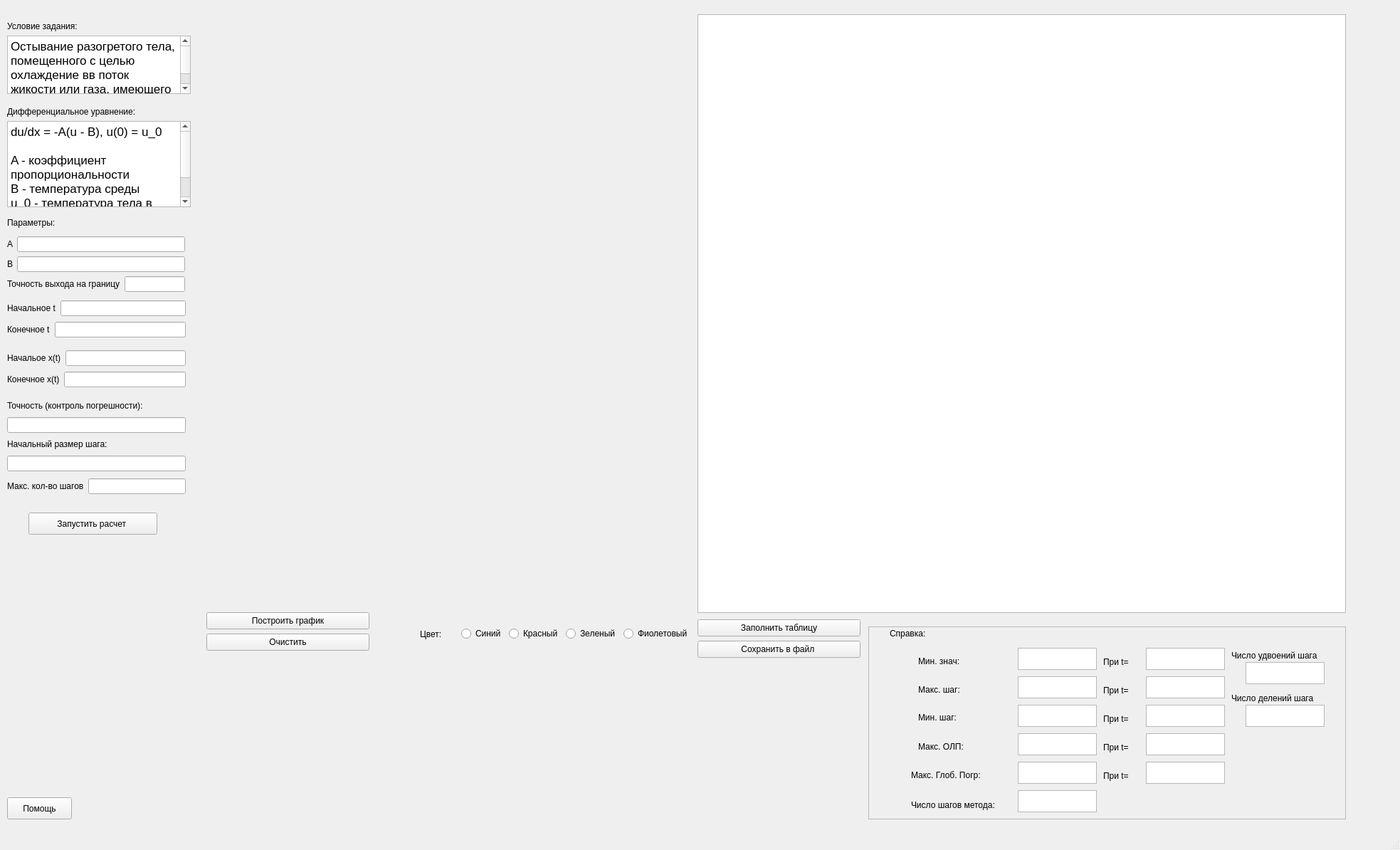
<?xml version="1.0" encoding="UTF-8"?>
<ui version="4.0">
 <class>MainWindow</class>
 <widget class="QMainWindow" name="MainWindow">
  <property name="geometry">
   <rect>
    <x>0</x>
    <y>0</y>
    <width>1967</width>
    <height>1194</height>
   </rect>
  </property>
  <property name="tabletTracking">
   <bool>false</bool>
  </property>
  <property name="windowTitle">
   <string></string>
  </property>
  <property name="autoFillBackground">
   <bool>false</bool>
  </property>
  <property name="styleSheet">
   <string notr="true"/>
  </property>
  <widget class="QWidget" name="centralwidget">
   <widget class="QWidget" name="verticalLayoutWidget_2">
    <property name="geometry">
     <rect>
      <x>10</x>
      <y>560</y>
      <width>251</width>
      <height>102</height>
     </rect>
    </property>
    <layout class="QVBoxLayout" name="verticalLayout_2">
     <item>
      <widget class="QLabel" name="label">
       <property name="styleSheet">
        <string notr="true">font: 9pt &quot;FiraCode Nerd Font Propo&quot;;
color:rgb(0, 0, 0);
color-bg:rgb(255,255,255)</string>
       </property>
       <property name="text">
        <string>Точность (контроль погрешности):</string>
       </property>
      </widget>
     </item>
     <item>
      <widget class="QLineEdit" name="lineEdit_precision">
       <property name="styleSheet">
        <string notr="true">font: 9pt &quot;FiraCode Nerd Font Propo&quot;;</string>
       </property>
      </widget>
     </item>
     <item>
      <widget class="QLabel" name="label_2">
       <property name="styleSheet">
        <string notr="true">font: 9pt &quot;FiraCode Nerd Font Propo&quot;;
color:rgb(0, 0, 0);
color-bg:rgb(255,255,255)</string>
       </property>
       <property name="text">
        <string>Начальный размер шага:</string>
       </property>
      </widget>
     </item>
     <item>
      <widget class="QLineEdit" name="lineEdit_step">
       <property name="styleSheet">
        <string notr="true">font: 9pt &quot;FiraCode Nerd Font Propo&quot;;</string>
       </property>
      </widget>
     </item>
    </layout>
   </widget>
   <widget class="QCustomPlot" name="plot" native="true">
    <property name="geometry">
     <rect>
      <x>270</x>
      <y>20</y>
      <width>701</width>
      <height>831</height>
     </rect>
    </property>
    <property name="styleSheet">
     <string notr="true">font: 9pt &quot;FiraCode Nerd Font Propo&quot;;
color:rgb(0, 0, 0);</string>
    </property>
   </widget>
   <widget class="QWidget" name="horizontalLayoutWidget">
    <property name="geometry">
     <rect>
      <x>590</x>
      <y>870</y>
      <width>381</width>
      <height>41</height>
     </rect>
    </property>
    <layout class="QHBoxLayout" name="horizontalLayout">
     <item>
      <widget class="QLabel" name="label_4">
       <property name="styleSheet">
        <string notr="true">font: 9pt &quot;FiraCode Nerd Font Propo&quot;;
color:rgb(0, 0, 0);
color-bg:rgb(255,255,255)</string>
       </property>
       <property name="text">
        <string>Цвет:</string>
       </property>
      </widget>
     </item>
     <item>
      <widget class="QRadioButton" name="radioButton_blue">
       <property name="styleSheet">
        <string notr="true">font: 9pt &quot;FiraCode Nerd Font Propo&quot;;
color:rgb(0, 0, 0);
color-bg:rgb(255,255,255)</string>
       </property>
       <property name="text">
        <string>Синий</string>
       </property>
      </widget>
     </item>
     <item>
      <widget class="QRadioButton" name="radioButton_red">
       <property name="styleSheet">
        <string notr="true">font: 9pt &quot;FiraCode Nerd Font Propo&quot;;
color:rgb(0, 0, 0);
color-bg:rgb(255,255,255)</string>
       </property>
       <property name="text">
        <string>Красный</string>
       </property>
      </widget>
     </item>
     <item>
      <widget class="QRadioButton" name="radioButton_green">
       <property name="styleSheet">
        <string notr="true">font: 9pt &quot;FiraCode Nerd Font Propo&quot;;
color:rgb(0, 0, 0);
color-bg:rgb(255,255,255)</string>
       </property>
       <property name="text">
        <string>Зеленый</string>
       </property>
      </widget>
     </item>
     <item>
      <widget class="QRadioButton" name="radioButton_violet">
       <property name="styleSheet">
        <string notr="true">font: 9pt &quot;FiraCode Nerd Font Propo&quot;;
color:rgb(0, 0, 0);
color-bg:rgb(255,255,255)</string>
       </property>
       <property name="text">
        <string>Фиолетовый</string>
       </property>
      </widget>
     </item>
    </layout>
   </widget>
   <widget class="QPushButton" name="getdata_buttom">
    <property name="geometry">
     <rect>
      <x>40</x>
      <y>720</y>
      <width>181</width>
      <height>31</height>
     </rect>
    </property>
    <property name="cursor">
     <cursorShape>PointingHandCursor</cursorShape>
    </property>
    <property name="styleSheet">
     <string notr="true">font: 9pt &quot;FiraCode Nerd Font Propo&quot;;
color:rgb(0, 0, 0);
color-bg:rgb(255,255,255)</string>
    </property>
    <property name="text">
     <string>Запустить расчет </string>
    </property>
   </widget>
   <widget class="QTableWidget" name="tableWidget">
    <property name="geometry">
     <rect>
      <x>980</x>
      <y>20</y>
      <width>911</width>
      <height>841</height>
     </rect>
    </property>
    <property name="styleSheet">
     <string notr="true">font: 10pt &quot;FiraCode Nerd Font Propo&quot;;
color:rgb(0, 0, 0);</string>
    </property>
   </widget>
   <widget class="QWidget" name="layoutWidget">
    <property name="geometry">
     <rect>
      <x>10</x>
      <y>670</y>
      <width>251</width>
      <height>26</height>
     </rect>
    </property>
    <layout class="QHBoxLayout" name="horizontalLayout_6">
     <item>
      <widget class="QLabel" name="label_n">
       <property name="styleSheet">
        <string notr="true">font: 9pt &quot;FiraCode Nerd Font Propo&quot;;
color:rgb(0, 0, 0);
color-bg:rgb(255,255,255)</string>
       </property>
       <property name="text">
        <string>Макс. кол-во шагов</string>
       </property>
      </widget>
     </item>
     <item>
      <widget class="QLineEdit" name="lineEdit_n">
       <property name="styleSheet">
        <string notr="true">font: 9pt &quot;FiraCode Nerd Font Propo&quot;;</string>
       </property>
      </widget>
     </item>
    </layout>
   </widget>
   <widget class="QPushButton" name="button_plot">
    <property name="geometry">
     <rect>
      <x>290</x>
      <y>860</y>
      <width>229</width>
      <height>24</height>
     </rect>
    </property>
    <property name="cursor">
     <cursorShape>PointingHandCursor</cursorShape>
    </property>
    <property name="styleSheet">
     <string notr="true">font: 9pt &quot;FiraCode Nerd Font Propo&quot;;
color:rgb(0, 0, 0);</string>
    </property>
    <property name="text">
     <string>Построить график</string>
    </property>
   </widget>
   <widget class="QPushButton" name="button_table">
    <property name="geometry">
     <rect>
      <x>980</x>
      <y>870</y>
      <width>229</width>
      <height>24</height>
     </rect>
    </property>
    <property name="cursor">
     <cursorShape>PointingHandCursor</cursorShape>
    </property>
    <property name="styleSheet">
     <string notr="true">font: 9pt &quot;FiraCode Nerd Font Propo&quot;;
color:rgb(0, 0, 0);
color-bg:rgb(255,255,255)</string>
    </property>
    <property name="text">
     <string>Заполнить таблицу</string>
    </property>
   </widget>
   <widget class="QPushButton" name="button_clear">
    <property name="geometry">
     <rect>
      <x>290</x>
      <y>890</y>
      <width>229</width>
      <height>24</height>
     </rect>
    </property>
    <property name="cursor">
     <cursorShape>PointingHandCursor</cursorShape>
    </property>
    <property name="styleSheet">
     <string notr="true">font: 9pt &quot;FiraCode Nerd Font Propo&quot;;
color:rgb(0, 0, 0);</string>
    </property>
    <property name="text">
     <string>Очистить</string>
    </property>
   </widget>
   <widget class="QPushButton" name="button_save_points">
    <property name="geometry">
     <rect>
      <x>980</x>
      <y>900</y>
      <width>229</width>
      <height>24</height>
     </rect>
    </property>
    <property name="cursor">
     <cursorShape>PointingHandCursor</cursorShape>
    </property>
    <property name="styleSheet">
     <string notr="true">font: 9pt &quot;FiraCode Nerd Font Propo&quot;;
color:rgb(0, 0, 0);
color-bg:rgb(255,255,255)</string>
    </property>
    <property name="text">
     <string>Сохранить в файл </string>
    </property>
   </widget>
   <widget class="QPushButton" name="HelpButton">
    <property name="geometry">
     <rect>
      <x>10</x>
      <y>1120</y>
      <width>91</width>
      <height>31</height>
     </rect>
    </property>
    <property name="text">
     <string>Помощь</string>
    </property>
   </widget>
   <widget class="QLabel" name="label_6">
    <property name="geometry">
     <rect>
      <x>1290</x>
      <y>960</y>
      <width>81</width>
      <height>17</height>
     </rect>
    </property>
    <property name="text">
     <string>Макс. шаг:</string>
    </property>
   </widget>
   <widget class="QLabel" name="label_7">
    <property name="geometry">
     <rect>
      <x>1290</x>
      <y>1000</y>
      <width>71</width>
      <height>16</height>
     </rect>
    </property>
    <property name="text">
     <string>Мин. шаг:</string>
    </property>
   </widget>
   <widget class="QLabel" name="label_8">
    <property name="geometry">
     <rect>
      <x>1290</x>
      <y>1040</y>
      <width>91</width>
      <height>17</height>
     </rect>
    </property>
    <property name="text">
     <string>Макс. ОЛП:</string>
    </property>
   </widget>
   <widget class="QLabel" name="label_9">
    <property name="geometry">
     <rect>
      <x>1280</x>
      <y>1080</y>
      <width>141</width>
      <height>17</height>
     </rect>
    </property>
    <property name="text">
     <string>Макс. Глоб. Погр:</string>
    </property>
   </widget>
   <widget class="QLabel" name="label_10">
    <property name="geometry">
     <rect>
      <x>1280</x>
      <y>1120</y>
      <width>151</width>
      <height>21</height>
     </rect>
    </property>
    <property name="text">
     <string>Число шагов метода:</string>
    </property>
   </widget>
   <widget class="QTextBrowser" name="step_num_txt">
    <property name="geometry">
     <rect>
      <x>1430</x>
      <y>1110</y>
      <width>111</width>
      <height>31</height>
     </rect>
    </property>
    <property name="styleSheet">
     <string notr="true">font: 10pt &quot;FiraCode Nerd Font Propo&quot;;
color:rgb(0, 0, 0);</string>
    </property>
   </widget>
   <widget class="QTextBrowser" name="max_glob_txt">
    <property name="geometry">
     <rect>
      <x>1430</x>
      <y>1070</y>
      <width>111</width>
      <height>31</height>
     </rect>
    </property>
    <property name="styleSheet">
     <string notr="true">font: 10pt &quot;FiraCode Nerd Font Propo&quot;;
color:rgb(0, 0, 0);</string>
    </property>
   </widget>
   <widget class="QTextBrowser" name="max_le_txt">
    <property name="geometry">
     <rect>
      <x>1430</x>
      <y>1030</y>
      <width>111</width>
      <height>31</height>
     </rect>
    </property>
    <property name="styleSheet">
     <string notr="true">font: 10pt &quot;FiraCode Nerd Font Propo&quot;;
color:rgb(0, 0, 0);</string>
    </property>
   </widget>
   <widget class="QTextBrowser" name="min_h_txt">
    <property name="geometry">
     <rect>
      <x>1430</x>
      <y>990</y>
      <width>111</width>
      <height>31</height>
     </rect>
    </property>
    <property name="styleSheet">
     <string notr="true">font: 10pt &quot;FiraCode Nerd Font Propo&quot;;
color:rgb(0, 0, 0);</string>
    </property>
   </widget>
   <widget class="QTextBrowser" name="max_h_txt">
    <property name="geometry">
     <rect>
      <x>1430</x>
      <y>950</y>
      <width>111</width>
      <height>31</height>
     </rect>
    </property>
    <property name="styleSheet">
     <string notr="true">font: 10pt &quot;FiraCode Nerd Font Propo&quot;;
color:rgb(0, 0, 0);</string>
    </property>
   </widget>
   <widget class="QLabel" name="label_11">
    <property name="geometry">
     <rect>
      <x>1290</x>
      <y>920</y>
      <width>81</width>
      <height>17</height>
     </rect>
    </property>
    <property name="text">
     <string>Мин. знач:</string>
    </property>
   </widget>
   <widget class="QTextBrowser" name="min_u1u2">
    <property name="geometry">
     <rect>
      <x>1430</x>
      <y>910</y>
      <width>111</width>
      <height>31</height>
     </rect>
    </property>
    <property name="styleSheet">
     <string notr="true">font: 10pt &quot;FiraCode Nerd Font Propo&quot;;
color:rgb(0, 0, 0);</string>
    </property>
   </widget>
   <widget class="QLabel" name="label_17">
    <property name="geometry">
     <rect>
      <x>1250</x>
      <y>880</y>
      <width>66</width>
      <height>19</height>
     </rect>
    </property>
    <property name="text">
     <string>Справка:</string>
    </property>
   </widget>
   <widget class="QFrame" name="frame">
    <property name="geometry">
     <rect>
      <x>1220</x>
      <y>880</y>
      <width>671</width>
      <height>271</height>
     </rect>
    </property>
    <property name="frameShape">
     <enum>QFrame::StyledPanel</enum>
    </property>
    <property name="frameShadow">
     <enum>QFrame::Raised</enum>
    </property>
    <widget class="QTextBrowser" name="C1">
     <property name="geometry">
      <rect>
       <x>530</x>
       <y>110</y>
       <width>111</width>
       <height>31</height>
      </rect>
     </property>
     <property name="styleSheet">
      <string notr="true">font: 10pt &quot;FiraCode Nerd Font Propo&quot;;
color:rgb(0, 0, 0);</string>
     </property>
    </widget>
    <widget class="QTextBrowser" name="C2">
     <property name="geometry">
      <rect>
       <x>530</x>
       <y>50</y>
       <width>111</width>
       <height>31</height>
      </rect>
     </property>
     <property name="styleSheet">
      <string notr="true">font: 10pt &quot;FiraCode Nerd Font Propo&quot;;
color:rgb(0, 0, 0);</string>
     </property>
    </widget>
   </widget>
   <widget class="QTextBrowser" name="min_u1u2_x">
    <property name="geometry">
     <rect>
      <x>1610</x>
      <y>910</y>
      <width>111</width>
      <height>31</height>
     </rect>
    </property>
    <property name="styleSheet">
     <string notr="true">font: 10pt &quot;FiraCode Nerd Font Propo&quot;;
color:rgb(0, 0, 0);</string>
    </property>
   </widget>
   <widget class="QTextBrowser" name="max_h_txt_x">
    <property name="geometry">
     <rect>
      <x>1610</x>
      <y>950</y>
      <width>111</width>
      <height>31</height>
     </rect>
    </property>
    <property name="styleSheet">
     <string notr="true">font: 10pt &quot;FiraCode Nerd Font Propo&quot;;
color:rgb(0, 0, 0);</string>
    </property>
   </widget>
   <widget class="QTextBrowser" name="min_h_txt_x">
    <property name="geometry">
     <rect>
      <x>1610</x>
      <y>990</y>
      <width>111</width>
      <height>31</height>
     </rect>
    </property>
    <property name="styleSheet">
     <string notr="true">font: 10pt &quot;FiraCode Nerd Font Propo&quot;;
color:rgb(0, 0, 0);</string>
    </property>
   </widget>
   <widget class="QTextBrowser" name="max_le_txt_x">
    <property name="geometry">
     <rect>
      <x>1610</x>
      <y>1030</y>
      <width>111</width>
      <height>31</height>
     </rect>
    </property>
    <property name="styleSheet">
     <string notr="true">font: 10pt &quot;FiraCode Nerd Font Propo&quot;;
color:rgb(0, 0, 0);</string>
    </property>
   </widget>
   <widget class="QTextBrowser" name="max_glob_txt_x">
    <property name="geometry">
     <rect>
      <x>1610</x>
      <y>1070</y>
      <width>111</width>
      <height>31</height>
     </rect>
    </property>
    <property name="styleSheet">
     <string notr="true">font: 10pt &quot;FiraCode Nerd Font Propo&quot;;
color:rgb(0, 0, 0);</string>
    </property>
   </widget>
   <widget class="QLabel" name="label_18">
    <property name="geometry">
     <rect>
      <x>1550</x>
      <y>920</y>
      <width>66</width>
      <height>19</height>
     </rect>
    </property>
    <property name="text">
     <string>При t=</string>
    </property>
   </widget>
   <widget class="QLabel" name="label_19">
    <property name="geometry">
     <rect>
      <x>1550</x>
      <y>1000</y>
      <width>66</width>
      <height>19</height>
     </rect>
    </property>
    <property name="text">
     <string>При t=</string>
    </property>
   </widget>
   <widget class="QLabel" name="label_20">
    <property name="geometry">
     <rect>
      <x>1550</x>
      <y>1040</y>
      <width>66</width>
      <height>19</height>
     </rect>
    </property>
    <property name="text">
     <string>При t=</string>
    </property>
   </widget>
   <widget class="QLabel" name="label_21">
    <property name="geometry">
     <rect>
      <x>1550</x>
      <y>1080</y>
      <width>66</width>
      <height>19</height>
     </rect>
    </property>
    <property name="text">
     <string>При t=</string>
    </property>
   </widget>
   <widget class="QLabel" name="label_22">
    <property name="geometry">
     <rect>
      <x>1550</x>
      <y>960</y>
      <width>66</width>
      <height>19</height>
     </rect>
    </property>
    <property name="text">
     <string>При t=</string>
    </property>
   </widget>
   <widget class="QLabel" name="label_23">
    <property name="geometry">
     <rect>
      <x>1730</x>
      <y>910</y>
      <width>161</width>
      <height>21</height>
     </rect>
    </property>
    <property name="text">
     <string>Число удвоений шага</string>
    </property>
   </widget>
   <widget class="QLabel" name="label_24">
    <property name="geometry">
     <rect>
      <x>1730</x>
      <y>970</y>
      <width>161</width>
      <height>21</height>
     </rect>
    </property>
    <property name="text">
     <string>Число делений шага</string>
    </property>
   </widget>
   <widget class="QWidget" name="layoutWidget_5">
    <property name="geometry">
     <rect>
      <x>10</x>
      <y>30</y>
      <width>258</width>
      <height>102</height>
     </rect>
    </property>
    <layout class="QVBoxLayout" name="verticalLayout_6">
     <item>
      <widget class="QLabel" name="label_n_6">
       <property name="styleSheet">
        <string notr="true">font: 11pt &quot;FiraCode Nerd Font Propo&quot;;
color:rgb(0, 0, 0);
color-bg:rgb(255,255,255)</string>
       </property>
       <property name="text">
        <string>Условие задания:</string>
       </property>
      </widget>
     </item>
     <item>
      <widget class="QTextEdit" name="textEdit">
       <property name="html">
        <string>&lt;!DOCTYPE HTML PUBLIC &quot;-//W3C//DTD HTML 4.0//EN&quot; &quot;http://www.w3.org/TR/REC-html40/strict.dtd&quot;&gt;
&lt;html&gt;&lt;head&gt;&lt;meta name=&quot;qrichtext&quot; content=&quot;1&quot; /&gt;&lt;style type=&quot;text/css&quot;&gt;
p, li { white-space: pre-wrap; }
&lt;/style&gt;&lt;/head&gt;&lt;body style=&quot; font-family:'.AppleSystemUIFont'; font-size:13pt; font-weight:400; font-style:normal;&quot;&gt;
&lt;p style=&quot; margin-top:0px; margin-bottom:0px; margin-left:0px; margin-right:0px; -qt-block-indent:0; text-indent:0px;&quot;&gt;Остывание разогретого тела, помещенного с целью охлаждение вв поток жикости или газа, имеющего постоянную температуру В&lt;/p&gt;&lt;/body&gt;&lt;/html&gt;</string>
       </property>
      </widget>
     </item>
    </layout>
   </widget>
   <widget class="QWidget" name="layoutWidget_6">
    <property name="geometry">
     <rect>
      <x>10</x>
      <y>150</y>
      <width>258</width>
      <height>141</height>
     </rect>
    </property>
    <layout class="QVBoxLayout" name="verticalLayout_7">
     <item>
      <widget class="QLabel" name="label_n_7">
       <property name="styleSheet">
        <string notr="true">font: 11pt &quot;FiraCode Nerd Font Propo&quot;;
color:rgb(0, 0, 0);
color-bg:rgb(255,255,255)</string>
       </property>
       <property name="text">
        <string>Дифференциальное уравнение:</string>
       </property>
      </widget>
     </item>
     <item>
      <widget class="QTextEdit" name="textEdit_2">
       <property name="html">
        <string>&lt;!DOCTYPE HTML PUBLIC &quot;-//W3C//DTD HTML 4.0//EN&quot; &quot;http://www.w3.org/TR/REC-html40/strict.dtd&quot;&gt;
&lt;html&gt;&lt;head&gt;&lt;meta name=&quot;qrichtext&quot; content=&quot;1&quot; /&gt;&lt;style type=&quot;text/css&quot;&gt;
p, li { white-space: pre-wrap; }
&lt;/style&gt;&lt;/head&gt;&lt;body style=&quot; font-family:'.AppleSystemUIFont'; font-size:13pt; font-weight:400; font-style:normal;&quot;&gt;
&lt;p style=&quot; margin-top:0px; margin-bottom:0px; margin-left:0px; margin-right:0px; -qt-block-indent:0; text-indent:0px;&quot;&gt;du/dx = -A(u - B), u(0) = u_0&lt;/p&gt;
&lt;p style=&quot;-qt-paragraph-type:empty; margin-top:0px; margin-bottom:0px; margin-left:0px; margin-right:0px; -qt-block-indent:0; text-indent:0px;&quot;&gt;&lt;br /&gt;&lt;/p&gt;
&lt;p style=&quot; margin-top:0px; margin-bottom:0px; margin-left:0px; margin-right:0px; -qt-block-indent:0; text-indent:0px;&quot;&gt;A - коэффициент пропорциональности &lt;/p&gt;
&lt;p style=&quot; margin-top:0px; margin-bottom:0px; margin-left:0px; margin-right:0px; -qt-block-indent:0; text-indent:0px;&quot;&gt;В - температура среды&lt;/p&gt;
&lt;p style=&quot; margin-top:0px; margin-bottom:0px; margin-left:0px; margin-right:0px; -qt-block-indent:0; text-indent:0px;&quot;&gt;u_0 - температура тела в начальный момент &lt;/p&gt;
&lt;p style=&quot;-qt-paragraph-type:empty; margin-top:0px; margin-bottom:0px; margin-left:0px; margin-right:0px; -qt-block-indent:0; text-indent:0px;&quot;&gt;&lt;br /&gt;&lt;/p&gt;&lt;/body&gt;&lt;/html&gt;</string>
       </property>
      </widget>
     </item>
    </layout>
   </widget>
   <widget class="QWidget" name="layoutWidget">
    <property name="geometry">
     <rect>
      <x>10</x>
      <y>490</y>
      <width>251</width>
      <height>58</height>
     </rect>
    </property>
    <layout class="QVBoxLayout" name="verticalLayout_3">
     <item>
      <layout class="QHBoxLayout" name="horizontalLayout_2">
       <item>
        <widget class="QLabel" name="label_14">
         <property name="text">
          <string>Начальое x(t)</string>
         </property>
        </widget>
       </item>
       <item>
        <widget class="QLineEdit" name="lineEdit_start_x">
         <property name="styleSheet">
          <string notr="true">font: 9pt &quot;FiraCode Nerd Font Propo&quot;;</string>
         </property>
        </widget>
       </item>
      </layout>
     </item>
     <item>
      <layout class="QHBoxLayout" name="horizontalLayout_3">
       <item>
        <widget class="QLabel" name="label_15">
         <property name="text">
          <string>Конечное x(t)</string>
         </property>
        </widget>
       </item>
       <item>
        <widget class="QLineEdit" name="lineEdit_start_y">
         <property name="styleSheet">
          <string notr="true">font: 9pt &quot;FiraCode Nerd Font Propo&quot;;</string>
         </property>
        </widget>
       </item>
      </layout>
     </item>
    </layout>
   </widget>
   <widget class="QWidget" name="layoutWidget">
    <property name="geometry">
     <rect>
      <x>10</x>
      <y>300</y>
      <width>250</width>
      <height>110</height>
     </rect>
    </property>
    <layout class="QVBoxLayout" name="verticalLayout">
     <item>
      <widget class="QLabel" name="label_5">
       <property name="styleSheet">
        <string notr="true">font: 9pt &quot;FiraCode Nerd Font Propo&quot;;
color:rgb(0, 0, 0);
color-bg:rgb(255,255,255)</string>
       </property>
       <property name="text">
        <string>Параметры:</string>
       </property>
      </widget>
     </item>
     <item>
      <layout class="QHBoxLayout" name="horizontalLayout_8">
       <item>
        <widget class="QLabel" name="label_n_3">
         <property name="styleSheet">
          <string notr="true">font: 9pt &quot;FiraCode Nerd Font Propo&quot;;
color:rgb(0, 0, 0);
color-bg:rgb(255,255,255)</string>
         </property>
         <property name="text">
          <string>А</string>
         </property>
        </widget>
       </item>
       <item>
        <widget class="QLineEdit" name="lineEdit_b">
         <property name="styleSheet">
          <string notr="true">font: 9pt &quot;FiraCode Nerd Font Propo&quot;;</string>
         </property>
        </widget>
       </item>
      </layout>
     </item>
     <item>
      <layout class="QHBoxLayout" name="horizontalLayout_9">
       <item>
        <widget class="QLabel" name="label_n_4">
         <property name="styleSheet">
          <string notr="true">font: 9pt &quot;FiraCode Nerd Font Propo&quot;;
color:rgb(0, 0, 0);
color-bg:rgb(255,255,255)</string>
         </property>
         <property name="text">
          <string>В</string>
         </property>
        </widget>
       </item>
       <item>
        <widget class="QLineEdit" name="lineEdit_c">
         <property name="styleSheet">
          <string notr="true">font: 9pt &quot;FiraCode Nerd Font Propo&quot;;</string>
         </property>
        </widget>
       </item>
      </layout>
     </item>
     <item>
      <layout class="QHBoxLayout" name="horizontalLayout_7">
       <item>
        <widget class="QLabel" name="label_n_2">
         <property name="styleSheet">
          <string notr="true">font: 9pt &quot;FiraCode Nerd Font Propo&quot;;
color:rgb(0, 0, 0);
color-bg:rgb(255,255,255)</string>
         </property>
         <property name="text">
          <string>Точность выхода на границу</string>
         </property>
        </widget>
       </item>
       <item>
        <widget class="QLineEdit" name="lineEdit_a">
         <property name="styleSheet">
          <string notr="true">font: 9pt &quot;FiraCode Nerd Font Propo&quot;;</string>
         </property>
        </widget>
       </item>
      </layout>
     </item>
    </layout>
   </widget>
   <widget class="QWidget" name="layoutWidget">
    <property name="geometry">
     <rect>
      <x>10</x>
      <y>420</y>
      <width>251</width>
      <height>58</height>
     </rect>
    </property>
    <layout class="QVBoxLayout" name="verticalLayout_4">
     <item>
      <layout class="QHBoxLayout" name="horizontalLayout_4">
       <item>
        <widget class="QLabel" name="label_12">
         <property name="text">
          <string>Начальное t</string>
         </property>
        </widget>
       </item>
       <item>
        <widget class="QLineEdit" name="lineEdit_x_start">
         <property name="styleSheet">
          <string notr="true">font: 9pt &quot;FiraCode Nerd Font Propo&quot;;
color:rgb(0, 0, 0)</string>
         </property>
         <property name="text">
          <string/>
         </property>
        </widget>
       </item>
      </layout>
     </item>
     <item>
      <layout class="QHBoxLayout" name="horizontalLayout_5">
       <item>
        <widget class="QLabel" name="label_13">
         <property name="text">
          <string>Конечное t</string>
         </property>
        </widget>
       </item>
       <item>
        <widget class="QLineEdit" name="lineEdit_x_end">
         <property name="styleSheet">
          <string notr="true">font: 9pt &quot;FiraCode Nerd Font Propo&quot;;</string>
         </property>
        </widget>
       </item>
      </layout>
     </item>
    </layout>
   </widget>
   <widget class="QWidget" name="">
    <property name="geometry">
     <rect>
      <x>0</x>
      <y>0</y>
      <width>2</width>
      <height>2</height>
     </rect>
    </property>
    <layout class="QVBoxLayout" name="verticalLayout_5"/>
   </widget>
   <widget class="QWidget" name="">
    <property name="geometry">
     <rect>
      <x>0</x>
      <y>0</y>
      <width>2</width>
      <height>2</height>
     </rect>
    </property>
    <layout class="QVBoxLayout" name="verticalLayout_8"/>
   </widget>
   <widget class="QWidget" name="">
    <property name="geometry">
     <rect>
      <x>0</x>
      <y>0</y>
      <width>2</width>
      <height>2</height>
     </rect>
    </property>
    <layout class="QVBoxLayout" name="verticalLayout_9"/>
   </widget>
   <widget class="QWidget" name="">
    <property name="geometry">
     <rect>
      <x>0</x>
      <y>0</y>
      <width>2</width>
      <height>2</height>
     </rect>
    </property>
    <layout class="QVBoxLayout" name="verticalLayout_10"/>
   </widget>
  </widget>
  <widget class="QStatusBar" name="statusbar"/>
  <widget class="QMenuBar" name="menuBar">
   <property name="geometry">
    <rect>
     <x>0</x>
     <y>0</y>
     <width>1967</width>
     <height>24</height>
    </rect>
   </property>
  </widget>
 </widget>
 <customwidgets>
  <customwidget>
   <class>QCustomPlot</class>
   <extends>QWidget</extends>
   <header>qcustomplot.h</header>
   <container>1</container>
  </customwidget>
 </customwidgets>
 <resources/>
 <connections/>
</ui>
